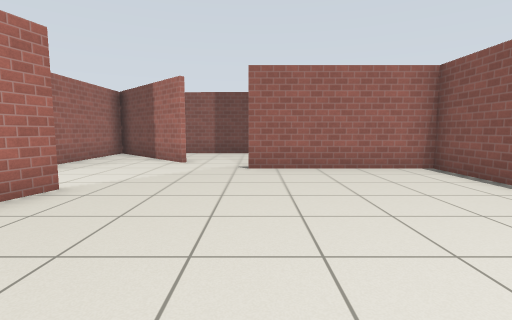
view 1 (above)

12 first-person views from a walk through a Gazebo world. The camera is 0.94 m above the floor, tilts 6° down and sees 85° across. The floor is counted in squares, 1 m on a side. Each view is taken from the middle of a square. On the plan, view 1 faces up. The plan holds only what a view shows up to about 11 squares ahead; the rest is blank. Simple patterns stand in for the simulator's built-in surfaces.

view 2
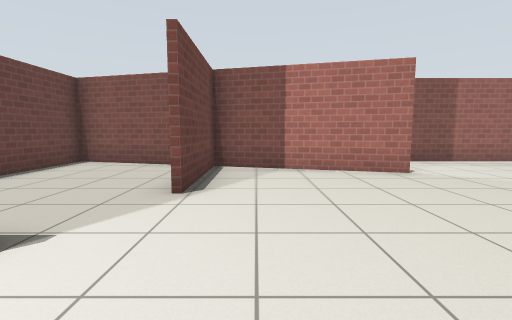

view 3
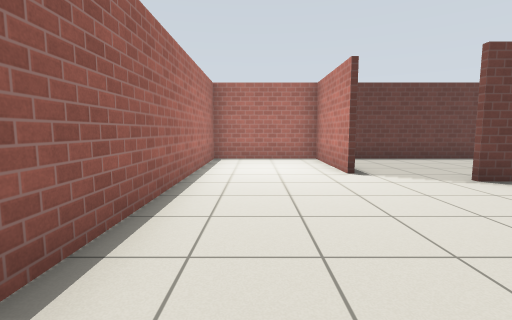

view 4
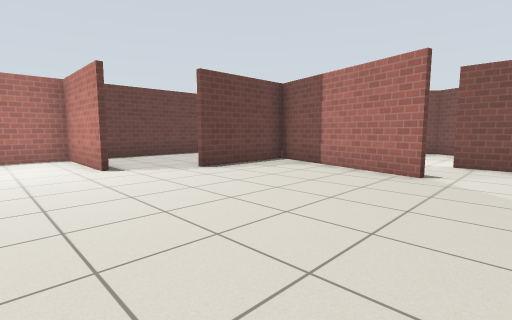

view 5
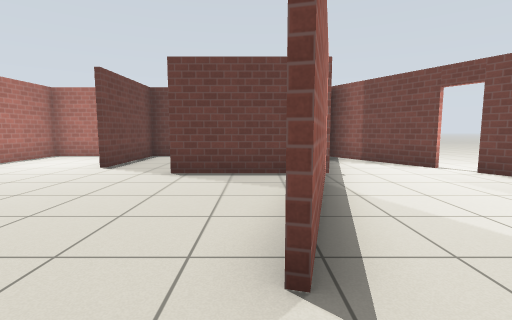

view 6
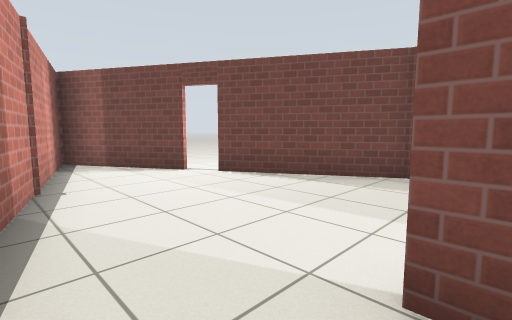

view 7
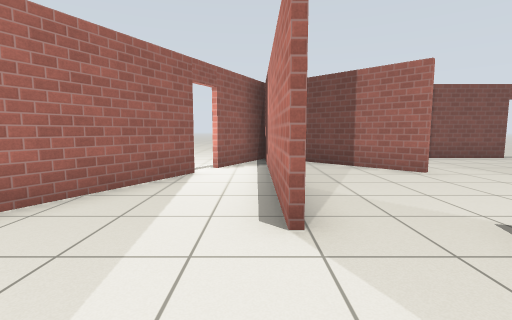

view 8
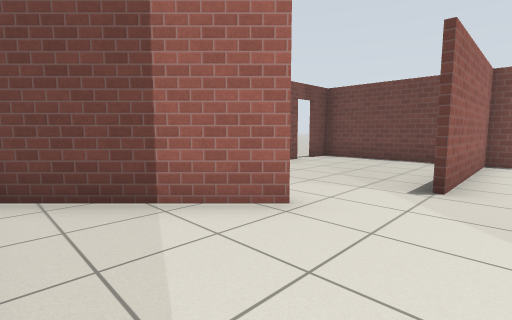

view 9
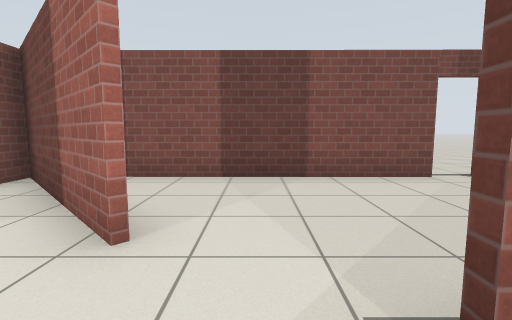

view 10
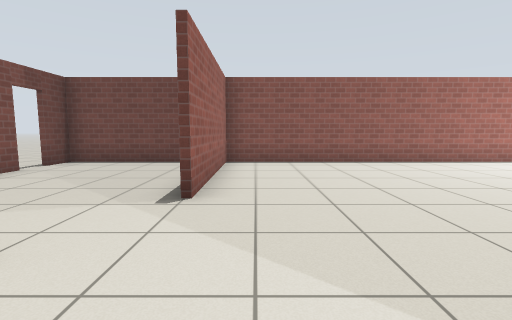

view 11
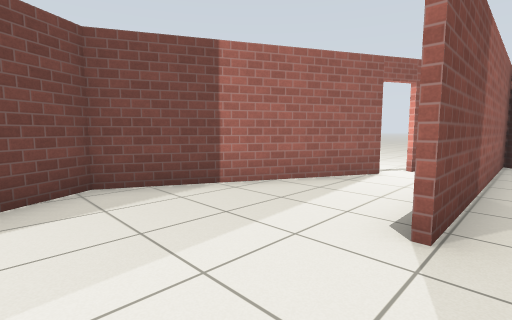

view 12
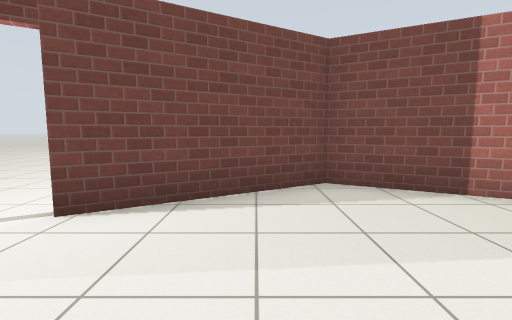

### Floor plan
Points are (right, up) in squares from view 1. A wall is a line through its corners. A room is listed if a view was taken in it or the views show most of it. See-through windows are left out.
Room 1 (views 1, 2, 3, 4, 5, 6, 8, 9, 10)
walls: (-3.2, 4.5) (-4.4, -0.1) (-1, -0.1); (1, -1) (1, -4.4); (-2.1, 8.2) (-5.5, 11.6) (-5.5, 4.5); (-4.7, -1.3) (-5.5, -4.3) (4.4, -4.3) (4.4, 6.9) (-0.3, 6.9); (0.8, -4.4) (0.8, -1); (-5.6, 11.6) (-7, 8.9)
ways out: opening at (-5, 4) to room 2; opening at (-0.5, 8) to room 3
Room 2 (views 7, 11, 12)
walls: (-5.7, 4.5) (-5.7, 10.6); (-7.6, -0.9) (-5.6, -4.2) (-3.3, 4.5); (-7.3, 8.3) (-10, 3.2) (-7.9, -0.3)
ways out: opening at (-5, 4) to room 1; open door at (-8, -0.5); open door at (-7, 8.5)
Room 3 (no view inside)
walls: (2.6, 11.6) (-3.7, 11.6); (4.4, 8) (4.4, 11.6)
ways out: opening at (-0.5, 8) to room 1; open door at (3, 12)

Where each view was taken, in squares from view 1:
view 1: 0 up, 0 right, facing up
view 2: 1 up, 3 right, facing left
view 3: 5 up, 3 right, facing down
view 4: 6 up, 3 right, facing down-left
view 5: 6 up, 3 left, facing down
view 6: 5 up, 4 left, facing down-left
view 7: 2 up, 6 left, facing up
view 8: 6 up, 5 left, facing up-right
view 9: 6 up, 1 left, facing up
view 10: 6 up, 4 left, facing right
view 11: 2 up, 5 left, facing up-left
view 12: 2 up, 5 left, facing left
